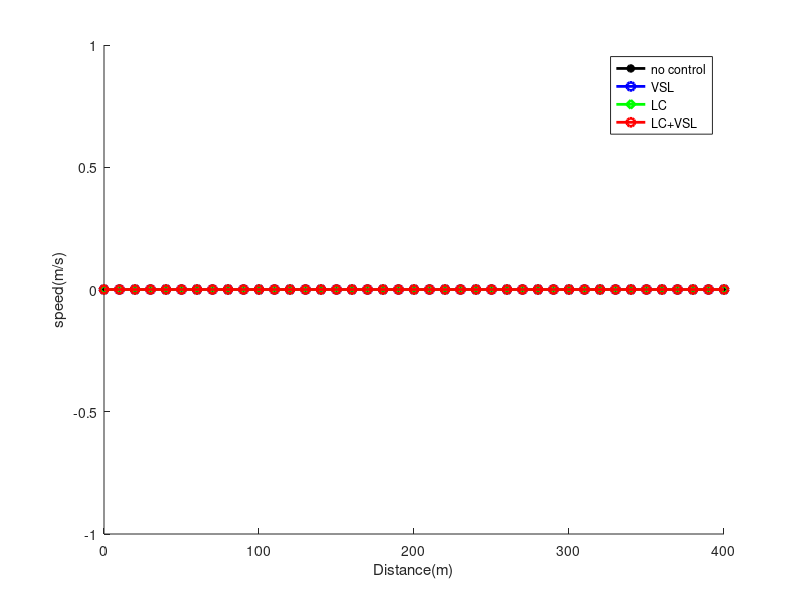

Recreate this plot in MATLAB.
% The script is to plot the...
% k1 is the number of the IDs;
clear
clc
close all
%addpath(genpath('C:\Users\13660\Desktop\FTT'));% add the filepath

excel_path='D:\FTT\sumo_test\llcd\DDPG\with lane change\';   %文件夹路径 
path_list = dir('D:\FTT\sumo_test\llcd\DDPG\with lane change\*.xlsx');          
%dir 函数 列出当前目录下所有子文件夹和文件%
list_num = length(path_list);
X=zeros(4,41);
for i=1:list_num
   [txt,num,raw] = xlsread([excel_path,path_list(i).name]);
   [tm,tn]=size(num);
   numT(1:tm,1:tn,i)=num;
   
   num(1,:)=[];
   Speed=txt(:,7);
   Ncar=txt(:,4);
   I=findgroups(num(:,3));  
   I=sort(I);
   func = @(x,y) sum(x.*y)/sum(y);
   Varspeed=splitapply(func,Speed,Ncar,I);
   num(1,:)=[];
Varspeed=Varspeed';
X(i,:)=Varspeed;

end
x=0:10:400;
hold on;
plot(x,X(1,:),'-*k','Linewidth',2)
plot(x,X(2,:),'-ob','Linewidth',2)
plot(x,X(4,:),'-dg','Linewidth',2)
plot(x,X(3,:),'-or','Linewidth',2)
%plot(x,X(5,:),'-.r','Linewidth',2)
%plot(x,X(6,:),'-.k','Linewidth',2)

xlabel('Distance(m)');
ylabel('speed(m/s)');
legend('no control','VSL','LC','LC+VSL');

hold off